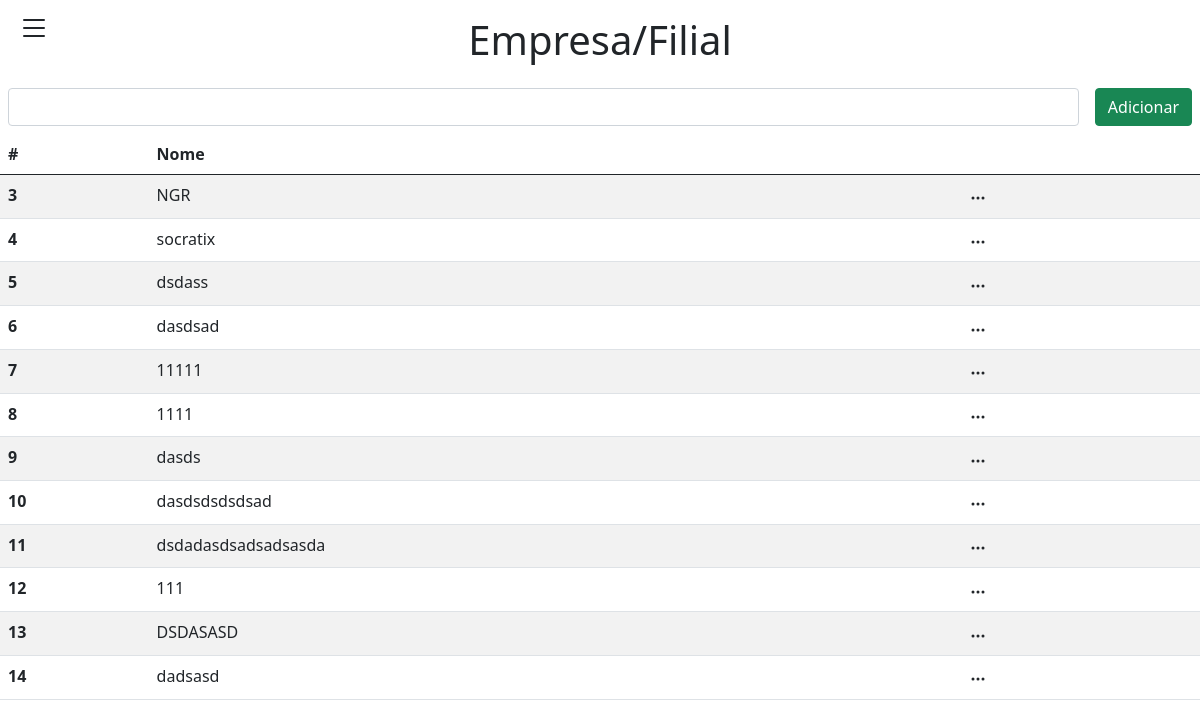
The page /system/filial.php?s=1 on the database its author committed.
### tables this page shows
CREATE TABLE IF NOT EXISTS `cad_filial` (
`fil_id` int NOT NULL AUTO_INCREMENT,
`fil_nome` varchar(255) NOT NULL ,
`fil_cnpj` varchar(255) NOT NULL ,
`fil_dthrinclusao` timestamp DEFAULT CURRENT_TIMESTAMP ,
`fil_ativo` int DEFAULT 1 ,
PRIMARY KEY (`fil_id`)
);

### system/filial.php (the view, shortened to what this page needs)
<?php
require_once('../src/php/connection/connection.php');
$sql = "SELECT * FROM cad_filial WHERE fil_ativo = 1";
$query = mysqli_query($connection, $sql);
?>
<!DOCTYPE html>
<html lang="pt-br">
<head>
  <link href="https://cdn.jsdelivr.net/npm/bootstrap@5.0.2/dist/css/bootstrap.min.css" rel="stylesheet">
</head>
<body>
  <?php require_once('menu.php'); ?>
  <h1 class="text-center mt-3 mb-3">Empresa/Filial</h1>
  <div class="d-flex justify-content-end gap-3 p-2">
    <input type="text" class="form-control">
    <button class="btn btn-success" data-bs-toggle="modal" data-bs-target="#adicionarModal">Adicionar</button>
  </div>
  <table class="table table-striped">
    <thead>
      <tr>
        <th scope="col">#</th>
        <th scope="col">Nome</th>
        <th scope="col"></th>
      </tr>
    </thead>
    <tbody>
      <?php while ($dados = mysqli_fetch_array($query)) { ?>
        <tr>
          <th scope="row"><?php echo $dados['fil_id']; ?></th>
          <td><?php echo $dados['fil_nome']; ?></td>
          <td>
            <button class="btn btn-transparent pt-0 pb-0" type="button" id="dropdownMenuButton1" data-bs-toggle="dropdown" aria-expanded="false">
              <svg xmlns="http://www.w3.org/2000/svg" width="16" height="16" fill="currentColor" class="bi bi-three-dots" viewBox="0 0 16 16">
                <path d="M3 9.5a1.5 1.5 0 1 1 0-3 1.5 1.5 0 0 1 0 3m5 0a1.5 1.5 0 1 1 0-3 1.5 1.5 0 0 1 0 3m5 0a1.5 1.5 0 1 1 0-3 1.5 1.5 0 0 1 0 3" />
              </svg>
            </button>
          </td>
        </tr>
      <?php } ?>
    </tbody>
  </table>
</body>
</html>

### rows shown on the page
cad_filial: fil_id "3", fil_nome "NGR"
cad_filial: fil_id "4", fil_nome "socratix"
cad_filial: fil_id "5", fil_nome "dsdass"
cad_filial: fil_id "6", fil_nome "dasdsad"
cad_filial: fil_id "7", fil_nome "11111"
cad_filial: fil_id "8", fil_nome "1111"
cad_filial: fil_id "9", fil_nome "dasds"
cad_filial: fil_id "10", fil_nome "dasdsdsdsdsad"
cad_filial: fil_id "11", fil_nome "dsdadasdsadsadsasda"
cad_filial: fil_id "12", fil_nome "111"
cad_filial: fil_id "13", fil_nome "DSDASASD"
cad_filial: fil_id "14", fil_nome "dadsasd"
